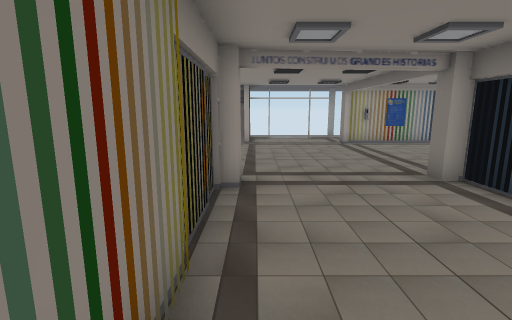
View 1 (above)

16 first-person views from a walk through a Unity game level. The camera is 1.4 m above the floor, tilts 10° down and sees 85° across. Doors are open. The floor is counted in squares, 1 m on a side. Each view is taken from the middle of a square. On the plan, view 1 faces up. The plan holds only what a view shows up to about 14 squares ahead; the rest is blank. Some surface patterns are stand-ins.

View 2
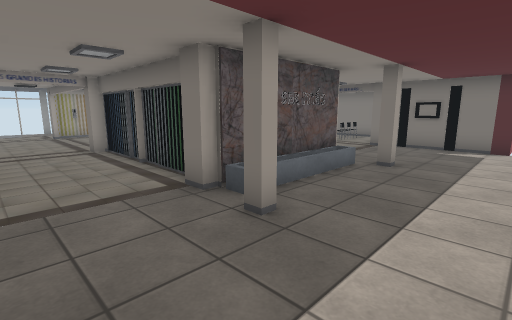

View 3
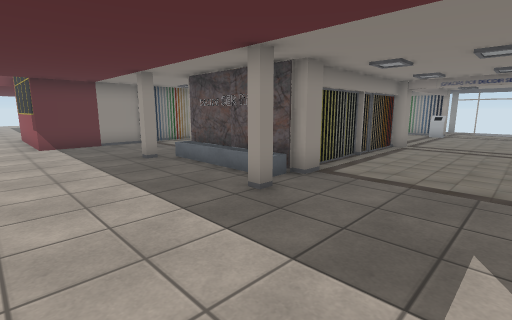

View 4
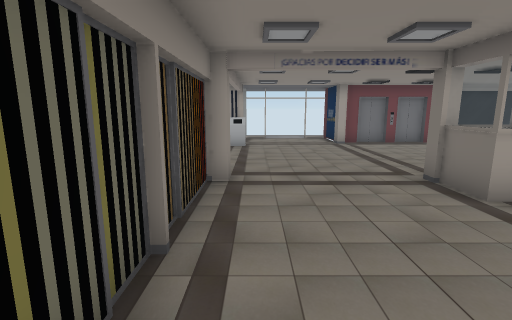

View 5
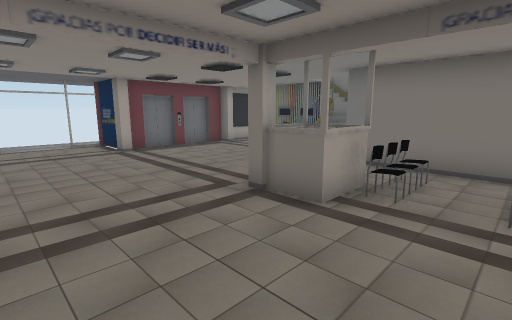

View 6
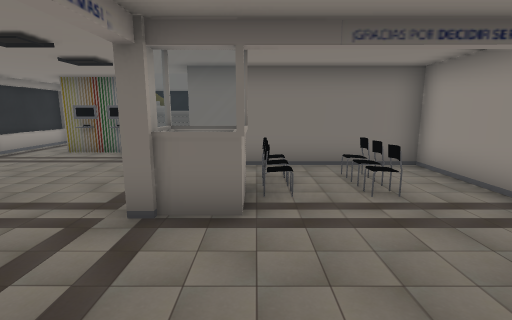

View 7
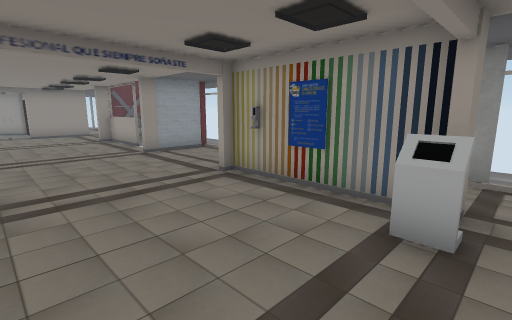

View 8
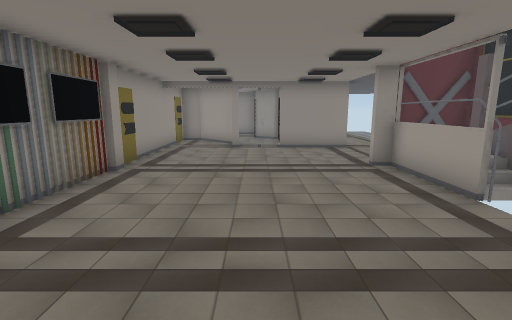

View 9
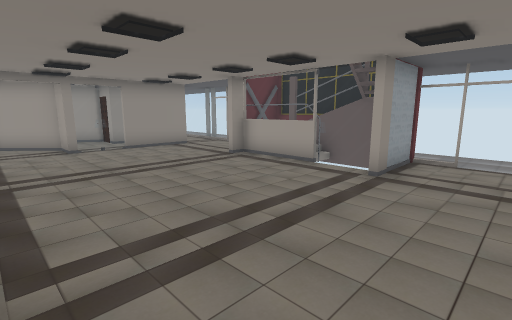

View 10
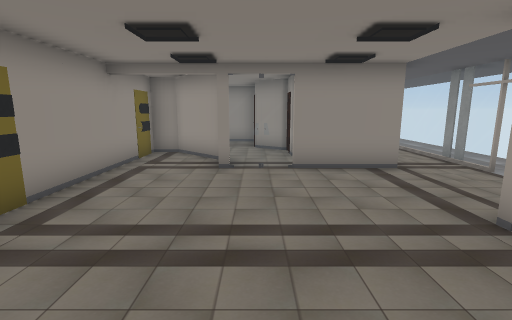

View 11
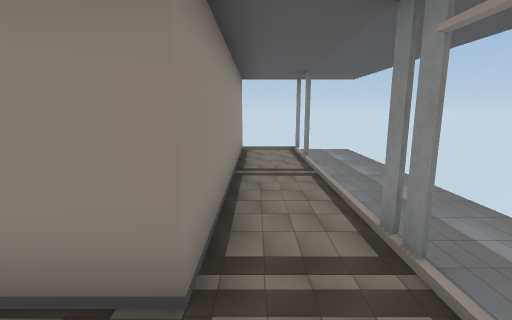

View 12
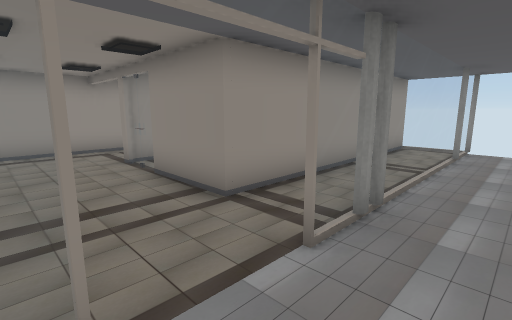

View 13
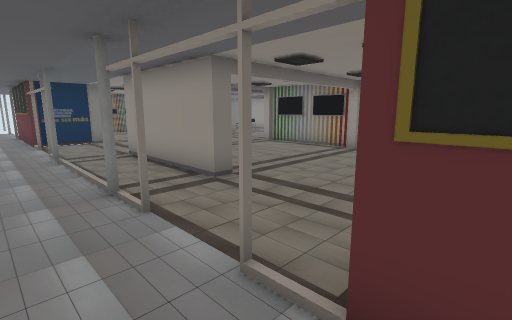

View 14
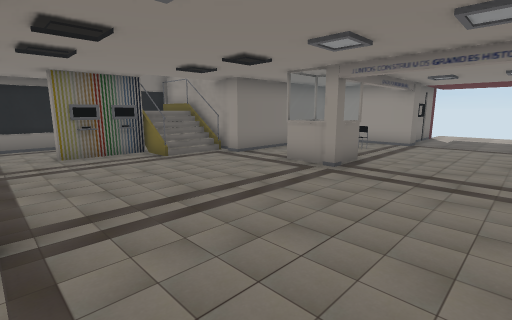

View 15
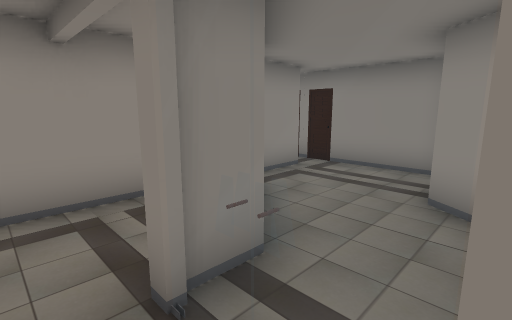

View 16
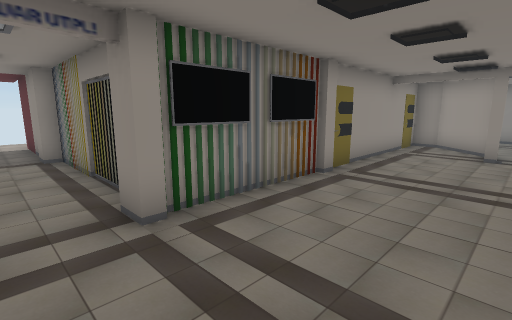

### Floor plan
Key: @ floor where view 1 was taken; # wall or solid block; . main floor; : floor 1.5 m higher than the main floor; / step, stairs or slope; D open door; = window, fence, low wall or low ledge; T thing the floor can be seen under or through; O other object.
Columns run from 17 left of view 1 to 22 right of it. Each row starts with its distance up from view 1.
 16 .......... .    ...............
 15 .========#D=    ..#D#.====#.D......
 14 =........DD.#####DDDD#....DDDD######
 13 =...........#====#............#########
 12 #########...#....#...#####....#...#####
 11      ##.T . . . .. . . . #............##
 10     ###.T...........................#.##
  9   ###...=...........................#.#
  8   #....## . . . .. . . . ........./=#/#
  7   #...#...........................///:#
  6   ####...............#####....==..#####
  5      ############....#   #....==.###
  4                 #....#   #....==.#
  3                 #....#   #.......#
  2                 #....#   #.....=O#
  1                 #....#   #.......#
  0                 #@...#   #....####
 -1                 ##...#####....#
 -2                  #............#
 -3                  #............#
 -4             ######............#
 -5             ..................
 -6                  .............

Positions as (right, up) in squares from view 1, and headings:
1: (0, 0), facing up
2: (1, -5), facing up-right
3: (12, -6), facing up-left
4: (9, 0), facing up
5: (9, 2), facing up-right
6: (9, 4), facing right
7: (9, 8), facing up-left
8: (2, 9), facing left
9: (2, 6), facing up-left
10: (-2, 9), facing left
11: (-7, 13), facing left
12: (-6, 16), facing down-left
13: (-1, 16), facing down-right
14: (9, 12), facing down-right
15: (-8, 10), facing down-left
16: (1, 9), facing down-left
